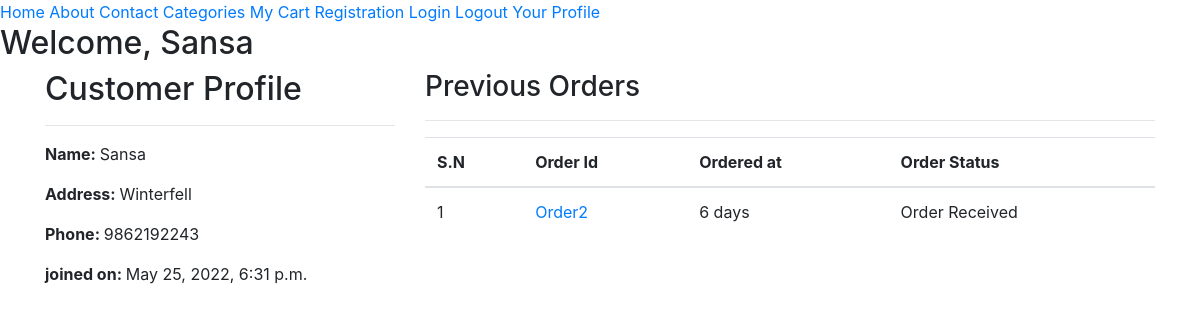
/customerprofile/ (signed in), run on the app's committed database.
### myshop/models.py (models this page shows, shortened)
class Customer(models.Model):
    user = models.OneToOneField(User,on_delete=models.CASCADE)
    full_name = models.CharField(max_length=100)
    address = models.CharField(max_length=100)
    phone = models.CharField(max_length=20)
    joined_on = models.DateTimeField(auto_now_add=True)
    class Meta:
        verbose_name_plural = 'Customer'

class Order(models.Model):
    cart = models.OneToOneField(Cart, on_delete=models.CASCADE)
    ordered_by = models.CharField(max_length=100)
    shipping_address = models.CharField(max_length=100)
    mobile = models.CharField(max_length=15)
    email = models.EmailField(null=True, blank=True)
    subtotal = models.PositiveIntegerField()
    discount = models.PositiveIntegerField()
    total = models.PositiveIntegerField()
    order_status = models.CharField(max_length=30, choices=ORDER_STATUS)
    order_at = models.DateTimeField(auto_now_add=True, null=True, blank=True)
    class Meta:
        verbose_name_plural = 'Order'

### myshop/views.py (the view)
# urls.py: path('customerprofile/', CustomerProfileView.as_view(), name='customer_profile'),
class CustomerProfileView(TemplateView):
    template_name = 'customer_profile.html'
    def dispatch(self, request, *args, **kwargs):
        if request.user.is_authenticated and request.user.customer:
            pass
        else:
            return redirect('login')
        return super().dispatch(request, *args, **kwargs)
    def get_context_data(self, **kwargs):
        context = super().get_context_data(**kwargs)
        customer = self.request.user.customer
        context['customer'] = customer
        customer_order = Order.objects.filter(cart__customer=self.request.user)
        context['customer_order'] = customer_order
        return context

### templates/customer_profile.html (shortened to what this page needs)
{% extends 'base.html' %}
{% block content %}
    <div class="container">
        <div class="row">
            <div class="col-md-4">
                <h2>Customer Profile</h2>
                <hr>
                <p><span class="font-weight-bold">Name: </span> {{ customer.full_name }}</p>
                <p><span class="font-weight-bold">Address: </span> {{ customer.address }}</p>
                <p><span class="font-weight-bold">Phone: </span> {{ customer.phone }}</p>
                <p><span class="font-weight-bold">joined on: </span> {{ customer.joined_on }}</p>
            </div>
            <div class="col-md-8">
                <h3>Previous Orders</h2><hr>
                <table class="table">
                    <thead>
                        <tr>
                            <th>S.N</th>
                            <th>Order Id</th>
                            <th>Ordered at</th>
                            <th>Order Status</th>
                        </tr>
                    </thead>
                    <tbody>
                        {% for order in customer_order %}
                        <tr>
                            <td>{{ forloop.counter }}</td>
                            <td><a href="{% url 'customer_order_detail' order.id %}">Order{{ order.id }}</a></td>
                            <td>{{ order.order_at|timesince }}</td>
                            <td>{{ order.order_status}}</td>
                        </tr>
                        {% endfor %}
                    </tbody>
                </table>
            </div>
        </div>
    </div>
{% endblock %}

### templates/base.html (shortened to what this page needs)
<!doctype html>
<html lang="en">
  <head>
    <link rel="stylesheet" href="https://cdn.jsdelivr.net/npm/bootstrap@4.6.1/dist/css/bootstrap.min.css">
  </head>
  <body>
    <a href="{% url 'home' %}">Home</a>
    <a href="{% url 'about' %}">About</a>
    <a href="{% url 'contact' %}">Contact</a>
    <a href="{% url 'category' %}">Categories</a>
    <a href="{% url 'mycart' %}">My Cart</a>
    <a href="{% url 'customerregistration' %}">Registration</a>
    <a href="{% url 'login' %}">Login</a>
    {% if user.is_authenticated and user.customer %}
    <a href="{% url 'logout' %}">Logout</a>
    <a href="{% url 'customer_profile' %}">Your Profile</a>
    <h2>Welcome, {{ request.user }}</h2>
    {% endif %}
    {% block content %}
    {% endblock %}
  </body>
</html>

### data on the page
Customer: full_name "Sansa", address "Winterfell", phone "9862192243", joined_on "May 25, 2022, 6:31 p.m."
Order: id "2", order_at "6 days", order_status "Order Received"

### other printed values
{{ request.user }} "Sansa"
